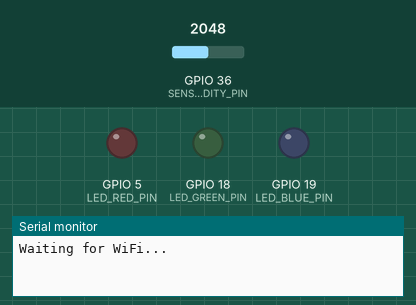
Recording of a program running on a simulated ESP32. Shown: output pins drawn as LEDs (lit = HIGH), the last lines printed to the serial monitor. Inputs (shaded band) come from the test bench; at power-on: GPIO 36 (SENSOR_HUMIDITY_PIN) = 2048. WiFi joins after 1.5 s; servers stay silent unless stated; uploads are accepted with an empty reply.

Above: at 0.1 s.
At 1.8 s:
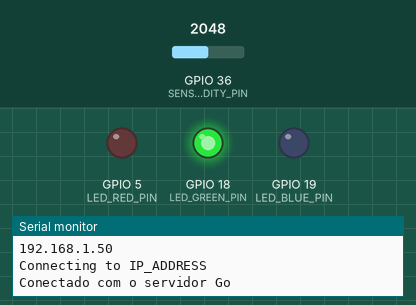
Timing chart, 0 to 3.3 s (numbered marks = the images above):
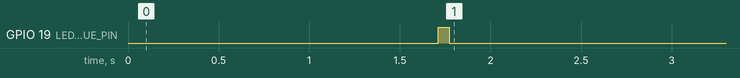

The program:

main.cpp
```cpp
#include <Arduino.h>
#include <WiFi.h>
#include <WiFiMulti.h>

#include "settings.h"
#include "led.h"

// Objeto utilizado para conexão com a rede
WiFiMulti wiFiMulti;

// Objeto utilizado para conexão com o servidor (TCP)
WiFiClient client;

void setupWiFi()
{
  // Modo Access Point
  wiFiMulti.addAP(SSID, PASSWORD);

  Serial.println();
  Serial.print("Waiting for WiFi... ");

  while (wiFiMulti.run() != WL_CONNECTED)
  {
    Serial.print(".");
    delay(500);
  }

  Serial.println("");
  Serial.println("WiFi connected");
  Serial.println("IP address: ");
  Serial.println(WiFi.localIP());
}

// Função que conecta com o Servidor Go
bool connect()
{
  Serial.print("Connecting to ");
  Serial.println(SERVER_IP);

  return client.connect(SERVER_IP, SERVER_PORT);
}

void verifyConnection()
{
  if (!client.connected())
  {
    client.stop();
    Serial.println("Desconectado, reconectando...");
    setColor(0, 255, 0);
    if (connect())
    {
      Serial.println("Conectado com o servidor Go");
      setColor(0, 255, 0);
    }
    else
    {
      Serial.println("Erro ao conectar com o servidor Go");
      setColor(255, 0, 0);
    }
  }
}

void setup()
{
  Serial.begin(9600);

  setupWiFi();

  if (connect())
  {
    Serial.println("Conectado com o servidor Go");

    // pinMode(SENSOR_HUMIDITY_PIN, INPUT);
    setColor(0, 0, 255);
  }
  else
  {
    Serial.println("Erro ao conectar com o servidor Go");
    setColor(255, 0, 0);
  }

  client.print("GET /index.html HTTP/1.1\n\n");

  for (int maxloops = 0; !client.available() && maxloops < 1000; maxloops++)
    delay(1);

  if (client.available() > 0)
  {
    setColor(0, 255, 0);
  }

  delay(500);
}

void loop()
{

  int sensorValue = analogRead(SENSOR_HUMIDITY_PIN);
  int humidity = (100.00 - ((sensorValue / 4096.00) * 100.00));

  client.print("umd:" + String(humidity) + "\n\n");

  verifyConnection();

  delay(200);
}
```

led.h
```cpp
#include <Arduino.h>
#include "settings.h"

void setColor(int red, int green, int blue);
```

led.cpp
```cpp
#include "led.h"

void setColor(int red, int green, int blue)
{
        analogWrite(LED_RED_PIN, red);
        analogWrite(LED_GREEN_PIN, green);
        analogWrite(LED_BLUE_PIN, blue);
}
```

settings.h
```cpp
#define SENSOR_HUMIDITY_PIN A0

#define LED_RED_PIN 5
#define LED_GREEN_PIN 18
#define LED_BLUE_PIN 19

#define SSID "SSID"
#define PASSWORD "Password"

#define SERVER_PORT 8001
#define SERVER_IP "IP_ADDRESS"
```
